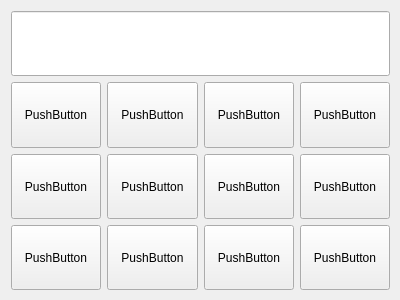
<?xml version="1.0" encoding="UTF-8"?>
<ui version="4.0">
 <class>CalculatorWidget</class>
 <widget class="QWidget" name="CalculatorWidget">
  <property name="geometry">
   <rect>
    <x>0</x>
    <y>0</y>
    <width>400</width>
    <height>300</height>
   </rect>
  </property>
  <property name="windowTitle">
   <string>CalculatorWidget</string>
  </property>
  <widget class="QWidget" name="gridWidget" native="true">
   <property name="geometry">
    <rect>
     <x>0</x>
     <y>0</y>
     <width>401</width>
     <height>301</height>
    </rect>
   </property>
   <layout class="QGridLayout" name="gridLayout">
    <item row="2" column="3">
     <widget class="QPushButton" name="pushButton">
      <property name="sizePolicy">
       <sizepolicy hsizetype="Minimum" vsizetype="Expanding">
        <horstretch>0</horstretch>
        <verstretch>0</verstretch>
       </sizepolicy>
      </property>
      <property name="text">
       <string>PushButton</string>
      </property>
     </widget>
    </item>
    <item row="2" column="2">
     <widget class="QPushButton" name="pushButton_2">
      <property name="sizePolicy">
       <sizepolicy hsizetype="Minimum" vsizetype="Expanding">
        <horstretch>0</horstretch>
        <verstretch>0</verstretch>
       </sizepolicy>
      </property>
      <property name="text">
       <string>PushButton</string>
      </property>
     </widget>
    </item>
    <item row="3" column="2">
     <widget class="QPushButton" name="pushButton_3">
      <property name="sizePolicy">
       <sizepolicy hsizetype="Minimum" vsizetype="Expanding">
        <horstretch>0</horstretch>
        <verstretch>0</verstretch>
       </sizepolicy>
      </property>
      <property name="text">
       <string>PushButton</string>
      </property>
     </widget>
    </item>
    <item row="3" column="3">
     <widget class="QPushButton" name="pushButton_4">
      <property name="sizePolicy">
       <sizepolicy hsizetype="Minimum" vsizetype="Expanding">
        <horstretch>0</horstretch>
        <verstretch>0</verstretch>
       </sizepolicy>
      </property>
      <property name="text">
       <string>PushButton</string>
      </property>
     </widget>
    </item>
    <item row="2" column="1">
     <widget class="QPushButton" name="pushButton_5">
      <property name="sizePolicy">
       <sizepolicy hsizetype="Minimum" vsizetype="Expanding">
        <horstretch>0</horstretch>
        <verstretch>0</verstretch>
       </sizepolicy>
      </property>
      <property name="text">
       <string>PushButton</string>
      </property>
     </widget>
    </item>
    <item row="3" column="1">
     <widget class="QPushButton" name="pushButton_6">
      <property name="sizePolicy">
       <sizepolicy hsizetype="Minimum" vsizetype="Expanding">
        <horstretch>0</horstretch>
        <verstretch>0</verstretch>
       </sizepolicy>
      </property>
      <property name="text">
       <string>PushButton</string>
      </property>
     </widget>
    </item>
    <item row="2" column="0">
     <widget class="QPushButton" name="pushButton_7">
      <property name="sizePolicy">
       <sizepolicy hsizetype="Minimum" vsizetype="Expanding">
        <horstretch>0</horstretch>
        <verstretch>0</verstretch>
       </sizepolicy>
      </property>
      <property name="text">
       <string>PushButton</string>
      </property>
     </widget>
    </item>
    <item row="3" column="0">
     <widget class="QPushButton" name="pushButton_8">
      <property name="sizePolicy">
       <sizepolicy hsizetype="Minimum" vsizetype="Expanding">
        <horstretch>0</horstretch>
        <verstretch>0</verstretch>
       </sizepolicy>
      </property>
      <property name="text">
       <string>PushButton</string>
      </property>
     </widget>
    </item>
    <item row="4" column="0">
     <widget class="QPushButton" name="pushButton_9">
      <property name="sizePolicy">
       <sizepolicy hsizetype="Minimum" vsizetype="Expanding">
        <horstretch>0</horstretch>
        <verstretch>0</verstretch>
       </sizepolicy>
      </property>
      <property name="text">
       <string>PushButton</string>
      </property>
     </widget>
    </item>
    <item row="4" column="1">
     <widget class="QPushButton" name="pushButton_10">
      <property name="sizePolicy">
       <sizepolicy hsizetype="Minimum" vsizetype="Expanding">
        <horstretch>0</horstretch>
        <verstretch>0</verstretch>
       </sizepolicy>
      </property>
      <property name="text">
       <string>PushButton</string>
      </property>
     </widget>
    </item>
    <item row="4" column="2">
     <widget class="QPushButton" name="pushButton_11">
      <property name="sizePolicy">
       <sizepolicy hsizetype="Minimum" vsizetype="Expanding">
        <horstretch>0</horstretch>
        <verstretch>0</verstretch>
       </sizepolicy>
      </property>
      <property name="text">
       <string>PushButton</string>
      </property>
     </widget>
    </item>
    <item row="4" column="3">
     <widget class="QPushButton" name="pushButton_12">
      <property name="sizePolicy">
       <sizepolicy hsizetype="Minimum" vsizetype="Expanding">
        <horstretch>0</horstretch>
        <verstretch>0</verstretch>
       </sizepolicy>
      </property>
      <property name="text">
       <string>PushButton</string>
      </property>
     </widget>
    </item>
    <item row="1" column="0" colspan="4">
     <widget class="QLineEdit" name="lineEdit">
      <property name="sizePolicy">
       <sizepolicy hsizetype="Expanding" vsizetype="Expanding">
        <horstretch>0</horstretch>
        <verstretch>0</verstretch>
       </sizepolicy>
      </property>
     </widget>
    </item>
   </layout>
  </widget>
 </widget>
 <layoutdefault spacing="6" margin="11"/>
 <resources/>
 <connections/>
</ui>
